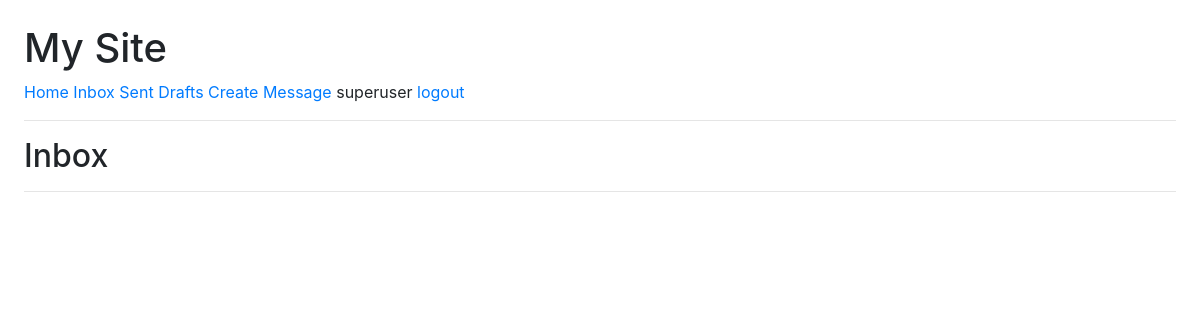
/inbox (signed in), run on an earlier commit of the app's database.
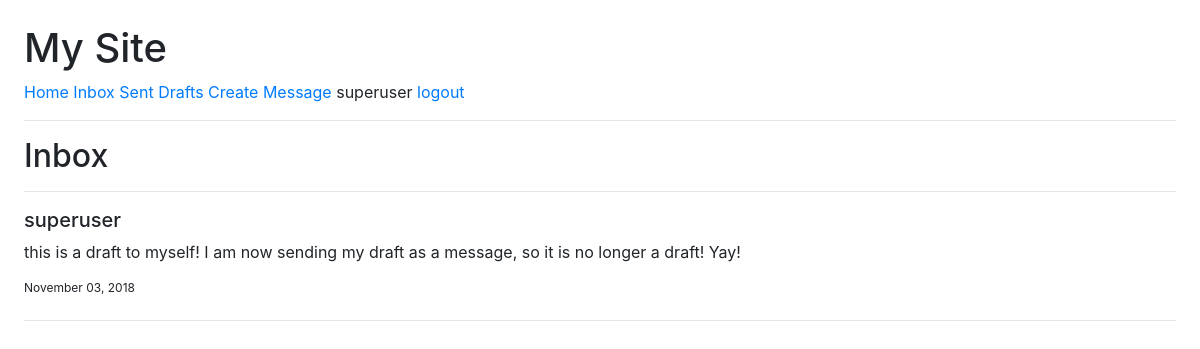
And on a later commit of the database.
### messenger/models.py (models this page shows)
class Message(models.Model):
    text = models.TextField()
    sent = models.BooleanField()
    date = models.DateField(auto_now_add=True)
    sender = models.ForeignKey(User, related_name='sent', on_delete=models.CASCADE)
    receiver = models.ForeignKey(User, related_name='received', on_delete=models.CASCADE)

### messenger/views.py (the view)
# urls.py: re_path(r'inbox', views.inbox, name='inbox'),
@login_required
def inbox(request):
    filtered_message_objects = Message.objects.filter(receiver=request.user, sent=True)
    return render(request, 'messenger/inbox.html', {'filtered_message_objects': filtered_message_objects})

### messenger/templates/messenger/inbox.html
{% extends 'messenger/base.html' %}
{% block content %}
  <h2>Inbox</h2>
    <hr>
    {% for message in filtered_message_objects %}
        <h5>{{ message.sender }}</h5>
        <p>{{ message.text }}</p>
        <sup>{{ message.date | date:"F d, Y" }}</sup>
        <br>
        <hr>
    {% endfor %}
{% endblock %}

What changed in the data, as far as the page shows it:
added Message: sender "superuser", text "this is a draft to myself! I am now sending my draft as a message, so it is no longer a draft! Yay!", date "November 03, 2018"
